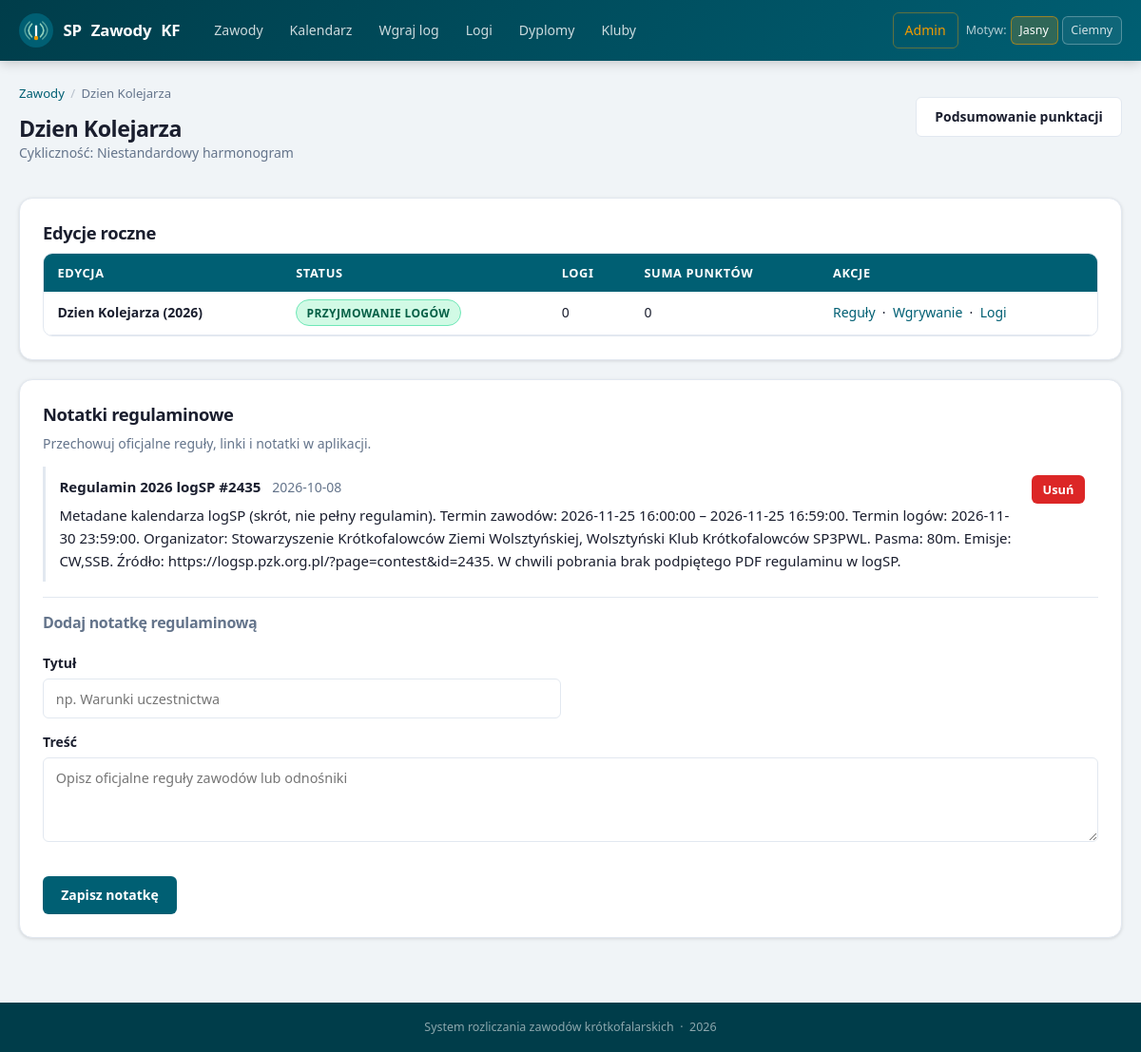
Page /contests/60 (signed in) on the committed database.
### app/models.py (models this page shows, shortened)
class AdminUser(db.Model):
    id = db.Column(db.Integer, primary_key=True)
    username = db.Column(db.String(80), nullable=False, unique=True)
    password_hash = db.Column(db.String(255), nullable=False)
    created_at = db.Column(db.DateTime, default=datetime.utcnow, nullable=False)
    last_login_at = db.Column(db.DateTime, nullable=True)

class Contest(db.Model):
    id = db.Column(db.Integer, primary_key=True)
    name = db.Column(db.String(120), nullable=False, unique=True)
    description = db.Column(db.Text, nullable=True)
    is_yearly_recurring = db.Column(db.Boolean, default=True, nullable=False)
    created_at = db.Column(db.DateTime, default=datetime.utcnow, nullable=False)
    editions = db.relationship(
        "ContestEdition",
        back_populates="contest",
        cascade="all, delete-orphan",
        order_by="ContestEdition.year.desc()",
    )
    rule_notes = db.relationship(
        "ContestRuleNote",
        back_populates="contest",
        cascade="all, delete-orphan",
        order_by="ContestRuleNote.created_at.desc()",
    )

class ContestEdition(db.Model):
    id = db.Column(db.Integer, primary_key=True)
    contest_id = db.Column(db.Integer, db.ForeignKey("contest.id"), nullable=False)
    year = db.Column(db.Integer, nullable=False)
    name = db.Column(db.String(120), nullable=True)
    description = db.Column(db.Text, nullable=True)
    status = db.Column(db.String(32), default="draft", nullable=False)
    submission_open_at = db.Column(db.DateTime, nullable=True)
    submission_deadline = db.Column(db.DateTime, nullable=True)
    created_at = db.Column(db.DateTime, default=datetime.utcnow, nullable=False)
    contest = db.relationship("Contest", back_populates="editions")
    rules = db.relationship(
        "ContestRule",
        back_populates="edition",
        cascade="all, delete-orphan",
        order_by="ContestRule.key",
    )
    logs = db.relationship(
        "ContestLog",
        back_populates="edition",
        cascade="all, delete-orphan",
        order_by="ContestLog.uploaded_at.desc()",
    )
    categories = db.relationship(
        "ContestCategory",
        back_populates="edition",
        cascade="all, delete-orphan",
        order_by="ContestCategory.name",
    )
    certificate_template = db.relationship(
        "CertificateTemplate",
        back_populates="edition",
        uselist=False,
        cascade="all, delete-orphan",
    )
    __table_args__ = (db.UniqueConstraint("contest_id", "year", name="uq_contest_edition_year"),)
    @property
    def display_name(self) -> str:
        if self.name:
            return f"{self.name} ({self.year})"
        return f"{self.contest.name} {self.year}"
    @property
    def status_label(self) -> str:
        labels = {
            "draft": "Szkic",
            "accepting_logs": "Przyjmowanie logów",
            "submission_closed": "Nabór zamknięty",
        }
        return labels.get(self.status, self.status.replace("_", " ").title())

class ContestRuleNote(db.Model):
    id = db.Column(db.Integer, primary_key=True)
    contest_id = db.Column(db.Integer, db.ForeignKey("contest.id"), nullable=False)
    title = db.Column(db.String(160), nullable=False)
    content = db.Column(db.Text, nullable=False)
    created_at = db.Column(db.DateTime, default=datetime.utcnow, nullable=False)
    contest = db.relationship("Contest", back_populates="rule_notes")

### app/routes.py (the view)
@bp.route("/contests/<int:contest_id>")
def contest_detail(contest_id: int):
    contest = Contest.query.get_or_404(contest_id)
    can_manage = get_current_admin_user() is not None
    edition_stats = (
        db.session.query(
            ContestEdition,
            func.count(ContestLog.id).label("log_count"),
            func.coalesce(func.sum(ContestLog.computed_score), 0).label("score_sum"),
        )
        .outerjoin(ContestLog, ContestLog.edition_id == ContestEdition.id)
        .filter(ContestEdition.contest_id == contest.id)
        .group_by(ContestEdition.id)
        .order_by(ContestEdition.year.desc())
        .all()
    )
    return render_template(
        "contest_detail.html",
        contest=contest,
        edition_stats=edition_stats,
        can_manage=can_manage,
    )

### app/admin_auth.py (called while the page is built)
def get_current_admin_user() -> AdminUser | None:
    if hasattr(g, "current_admin_user"):
        return g.current_admin_user
    user_id = session.get(SESSION_KEY)
    if not user_id:
        g.current_admin_user = None
        return None
    user = db.session.get(AdminUser, user_id)
    g.current_admin_user = user
    return user

### app/templates/contest_detail.html (shortened to what this page needs)
{% extends 'base.html' %}
{% block content %}
<div class="page-header">
    <div>
        <div class="breadcrumb">
            <a href="{{ url_for('main.contests') }}">Zawody</a>
            <span class="sep">/</span>
            {{ contest.name }}
        </div>
        <h2>{{ contest.name }}</h2>
        <p class="muted">Cykliczność: {{ 'Co roku' if contest.is_yearly_recurring else 'Niestandardowy harmonogram' }}</p>
    </div>
    <div class="btn-group mt-0">
        <a href="{{ url_for('main.contest_summary', contest_id=contest.id) }}" class="button btn-secondary">Podsumowanie punktacji</a>
    </div>
</div>
<section class="card">
    <h3>Edycje roczne</h3>
    {% if edition_stats %}
        <div class="table-wrap">
        <table>
            <thead>
                <tr>
                    <th>Edycja</th>
                    <th>Status</th>
                    <th>Logi</th>
                    <th>Suma punktów</th>
                    <th>Akcje</th>
                </tr>
            </thead>
            <tbody>
                {% for edition, log_count, score_sum in edition_stats %}
                <tr>
                    <td><strong>{{ edition.display_name }}</strong></td>
                    <td><span class="badge badge-{{ edition.status }}">{{ edition.status_label }}</span></td>
                    <td>{{ log_count }}</td>
                    <td>{{ score_sum }}</td>
                    <td>
                        <a href="{{ url_for('main.edition_detail', edition_id=edition.id) }}">Reguły</a>
                        &nbsp;·&nbsp;
                        <a href="{{ url_for('main.upload_log', edition_id=edition.id) }}">Wgrywanie</a>
                        &nbsp;·&nbsp;
                        <a href="{{ url_for('main.logs_received', edition_id=edition.id) }}">Logi</a>
                    </td>
                </tr>
                {% endfor %}
            </tbody>
        </table>
        </div>
    {% else %}
        <div class="empty-state">
            <div class="empty-state-icon">📅</div>
            <p>Brak edycji rocznych.</p>
        </div>
    {% endif %}
</section>
{% if can_manage %}
<section class="card">
    <h3>Notatki regulaminowe</h3>
    <p class="muted">Przechowuj oficjalne reguły, linki i notatki w aplikacji.</p>
    {% if contest.rule_notes %}
        {% for note in contest.rule_notes %}
        <div style="border-left:3px solid var(--clr-border);padding:.6rem .9rem;margin-bottom:.75rem;border-radius:0 var(--radius-sm) var(--radius-sm) 0">
            <div style="display:flex;justify-content:space-between;align-items:flex-start;gap:.5rem">
                <div>
                    <strong>{{ note.title }}</strong>
                    <span class="muted" style="margin-left:.5rem">{{ note.created_at.strftime('%Y-%m-%d') }}</span>
                    <p style="margin:.35rem 0 0">{{ note.content }}</p>
                </div>
                <form method="post" action="{{ url_for('main.delete_rule_note', contest_id=contest.id, note_id=note.id) }}"
                                            onsubmit="return confirm('Usunąć tę notatkę regulaminową?')" style="margin:0">
                                        <button class="danger btn-sm" type="submit" style="margin-top:0">Usuń</button>
                </form>
            </div>
        </div>
        {% endfor %}
    {% else %}
        <p class="muted">Brak zapisanych notatek regulaminowych.</p>
    {% endif %}
    <hr style="border:none;border-top:1px solid var(--clr-border);margin:1rem 0">
    <h4>Dodaj notatkę regulaminową</h4>
    <form method="post" action="{{ url_for('main.add_rule_note', contest_id=contest.id) }}">
        <div class="form-grid">
            <div>
                <label for="title">Tytuł</label>
                <input id="title" name="title" type="text" placeholder="np. Warunki uczestnictwa" required>
            </div>
        </div>
        <label for="content">Treść</label>
        <textarea id="content" name="content" rows="3" placeholder="Opisz oficjalne reguły zawodów lub odnośniki" required></textarea>
        <div class="btn-group">
            <button type="submit">Zapisz notatkę</button>
        </div>
    </form>
</section>
{% endif %}
{% endblock %}

### app/templates/base.html (shortened to what this page needs)
<!doctype html>
<html lang="{{ ui_lang }}" data-theme="{{ ui_theme }}">
<head>
    <link rel="stylesheet" href="{{ url_for('static', filename='styles.css') }}">
</head>
<body>
<header class="site-header">
    <div class="header-inner">
        <a class="site-logo" href="{{ url_for('main.index') }}">
            <img src="{{ url_for('static', filename='favicon.svg') }}" alt="Logo">
            <span class="site-logo-text">SP&nbsp;<span>Zawody</span>&nbsp;KF</span>
        </a>
        <nav>
            <a href="{{ url_for('main.contests') }}">{{ t('nav_contests') }}</a>
            <a href="{{ url_for('main.contest_calendar') }}">{{ t('nav_calendar') }}</a>
            <a href="{{ url_for('main.upload_log') }}">{{ t('nav_upload_log') }}</a>
            <a href="{{ url_for('main.logs_received') }}">{{ t('nav_logs') }}</a>
            <a href="{{ url_for('main.certificates_lookup') }}">{{ t('nav_certificates') }}</a>
            <a href="{{ url_for('main.clubs_home') }}">{{ t('nav_clubs') }}</a>
            <div class="nav-right">
                {% if current_admin_user %}
                    <a href="{{ url_for('admin.dashboard') }}" class="nav-admin">{{ t('nav_admin') }}</a>
                {% else %}
                    <a href="{{ url_for('admin.login') }}" class="nav-admin">{{ t('nav_admin_login') }}</a>
                {% endif %}
                <span class="nav-meta">{{ t('theme') }}:</span>
                <a href="{{ ui_url(theme='light') }}" class="nav-chip {% if ui_theme == 'light' %}active{% endif %}">{{ t('theme_light') }}</a>
                <a href="{{ ui_url(theme='dark') }}" class="nav-chip {% if ui_theme == 'dark' %}active{% endif %}">{{ t('theme_dark') }}</a>
            </div>
        </nav>
    </div>
</header>
<main class="container">
    {% block content %}{% endblock %}
</main>
<footer class="site-footer">
    {{ t('site_footer') }} &nbsp;·&nbsp; {{ now.year if now is defined else 2026 }}
</footer>
</body>
</html>

### rows in the picture
AdminUser: username "Admin"
Contest: name "Dzien Kolejarza", is_yearly_recurring "Niestandardowy harmonogram"
ContestEdition: display_name "Dzien Kolejarza (2026)", status_label "PRZYJMOWANIE LOGÓW", log_count "0", score_sum "0"
ContestRuleNote: title "Regulamin 2026 logSP #2435", created_at "2026-10-08", content "Metadane kalendarza logSP (skrót, nie pełny regulamin). Termin zawodów: 2026-11-25 16:00:00 – 2026-11-25 16:59:00. Termin logów: 2026-11-30 23:59:00. Organizator: Stowarzyszenie Krótkofalowców Ziemi Wolsztyńskiej, Wolsztyński Klub Krótkofalowców SP3PWL. Pasma: 80m. Emisje: CW,SSB. Źródło: https://logsp.pzk.org.pl/?page=contest&id=2435. W chwili pobrania brak podpiętego PDF regulaminu w logSP."

### other values in the picture
{{ t('nav_contests') }} "Zawody"
{{ t('nav_calendar') }} "Kalendarz"
{{ t('nav_upload_log') }} "Wgraj log"
{{ t('nav_logs') }} "Logi"
{{ t('nav_certificates') }} "Dyplomy"
{{ t('nav_clubs') }} "Kluby"
{{ t('theme') }} "Motyw"
{{ t('theme_light') }} "Jasny"
{{ t('theme_dark') }} "Ciemny"
{{ t('site_footer') }} "System rozliczania zawodów krótkofalarskich"
{{ now.year if now is defined else 2026 }} "2026"
